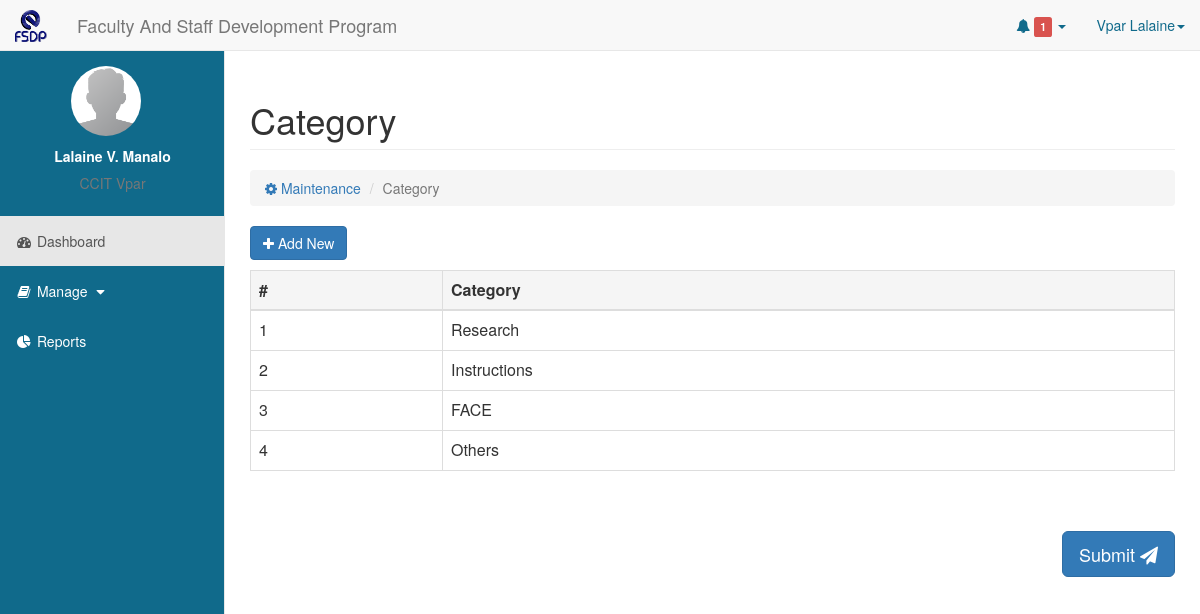
/category.php (signed in), run on the app's committed database.
### tables this page shows
CREATE TABLE `mas_category` (
  `id` int(11) NOT NULL,
  `category` varchar(100) NOT NULL
);

### category.php (the view, shortened to what this page needs)
<?php
    include("include/head.php");
?>
<!DOCTYPE html>
<html lang="en">
<body>
    <div id="wrapper">
<?php
    include("include/nav.php");
?>
        <div id="page-wrapper">
            <div class="container-fluid">
            <div class="row">
                <div class="col-lg-12">
                    <h1 class="page-header">
                        Category
                    </h1>
                    <ol class="breadcrumb">
                        <li>
                            <a href="">
                                <i class="fa fa-cog"></i> Maintenance
                            </a>
                        </li>
                        <li class="active">Category</li>
                    </ol>
                </div>
            </div>
            <p>
                <a data-toggle="modal" data-target="#addCategory" class="btn btn-primary"><i class="fa fa-plus"></i> Add New</a>
            </p>
            <div class="row">
                <div class="col-sm-12">
                    <div class="table-responsive">
                        <table class="table table-bordered" id="tblEmp">
                        <thead>
                            <tr class="active">
                                <th class="">#</th>
                                <th class="">Category</th>
                            </tr>
                        </thead>
                        <tbody class="hoverRow">
                            <?php
                            $conn = mysqli_connect('localhost', 'root', '', 'efs');
                            $q = mysqli_query($conn, "SELECT * FROM mas_category ORDER BY id");
                            if(mysqli_num_rows($q)!=0){
                                $num = 0;
                                while($rows = mysqli_fetch_assoc($q)){
                                    $num++;
                                    $category = $rows['category'];
                                    echo "
                                    <tr>
                                        <td>$num</td>
                                        <td>$category</td>
                                    </tr>
                                    ";
                                }
                            }
                            ?>
                        </tbody>
                    </table>
                    </div>
                </div>
            </div>
            <div class="row">
                <div class="col-sm-6 pull-right text-right">
                    <div class="checkbox">
                        <label>
                        </label>
                    </div>
                    <a id="btnSubmit" class="btn btn-primary btn-lg">
                    Submit
                    <i class="fa fa-send"></i>
                    </a>
                </div>
            </div>
            </div>
        </div>
    </div>
</body>
</html>

### css/sb-admin.css (style rules this page uses)
body { margin-top: 100px; background-color: #222; }
@media (min-width:768px) { body { margin-top: 50px; } }
#wrapper { padding-left: 0; }
#page-wrapper { width: 100%; padding: 0; background-color: #fff; }
@media (min-width:768px) { #wrapper { padding-left: 225px; } }
@media (min-width:768px) { #page-wrapper { padding: 10px; } }

### css/style.css (style rules this page uses)
body { background-color: #fff; }

### data on the page
mas_category: category "Research"
mas_category: category "Instructions"
mas_category: category "FACE"
mas_category: category "Others"

### other printed values
$unreadrowCount "1"
$logUser "Vpar"
$firstname "Lalaine"
$_SESSION['firstname'] "Lalaine"
$_SESSION['middlename'][0] "V"
$_SESSION['lastname'] "Manalo"
$_SESSION['college'] "CCIT"
$_SESSION['user'] "Vpar"
